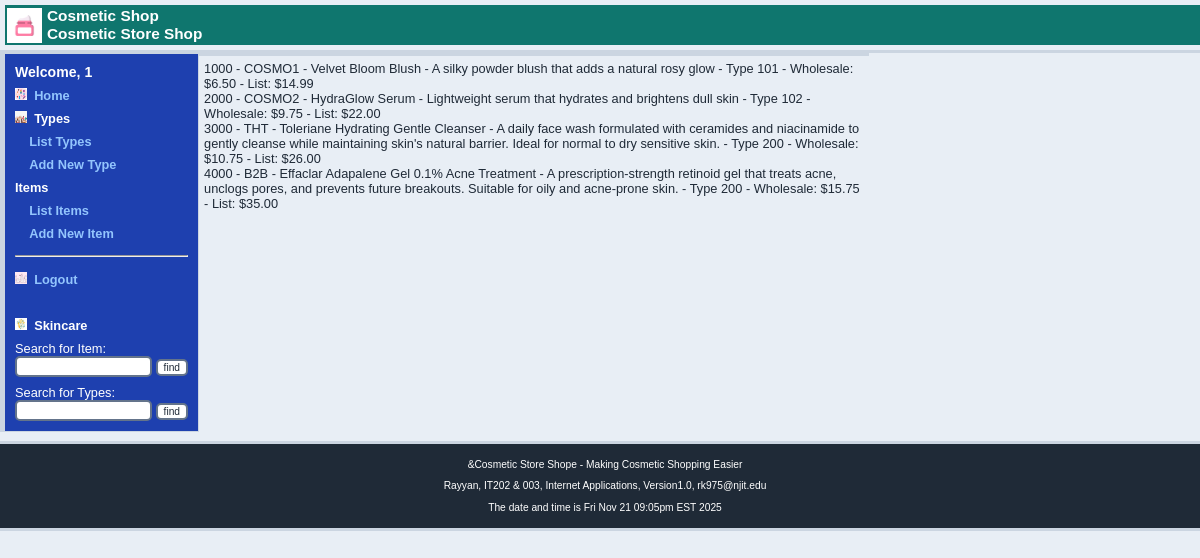
The app's page /website/index.php?content=listitems (signed in) with its own data.
### tables this page shows
CREATE TABLE Cosmetics (
CosmeticsID               INT(11)        NOT NULL,
CosmeticsCode             VARCHAR(10)    NOT NULL   UNIQUE,
CosmeticsName             VARCHAR(255)   NOT NULL,
CosmeticsDescription      TEXT           NOT NULL,
CosmeticsTypeID           INT(11)        NOT NULL,
CosmeticsWholesalePrice   DECIMAL(10,2)  NOT NULL,
CosmeticsListPrice        DECIMAL(10,2)  NOT NULL,
DateTimeCreated     TIMESTAMP DEFAULT CURRENT_TIMESTAMP,
DateTimeUpdated     TIMESTAMP DEFAULT CURRENT_TIMESTAMP ON UPDATE CURRENT_TIMESTAMP,
PRIMARY KEY ( CosmeticsID )
);

### website/cosmetics.php (called while the page is built, shortened)
<?php
class Item
{
    function __construct(
        $CosmeticsID,
        $CosmeticsCode,
        $CosmeticsName,
        $CosmeticsDescription,
        $CosmeticsTypeID,
        $CosmeticsWholesalePrice,
        $CosmeticsListPrice
    ) {
        $this->CosmeticsID = $CosmeticsID;
        $this->CosmeticsCode = $CosmeticsCode;
        $this->CosmeticsName = $CosmeticsName;
        $this->CosmeticsDescription = $CosmeticsDescription;
        $this->CosmeticsTypeID = $CosmeticsTypeID;
        $this->CosmeticsWholesalePrice = $CosmeticsWholesalePrice;
        $this->CosmeticsListPrice = $CosmeticsListPrice;
    }
    static function getItems()
    {
        $db = getDB();
        $query = "SELECT * FROM Cosmetics";
        $result = $db->query($query);
        if (mysqli_num_rows($result) > 0) {
            $items = array();
            while ($row = $result->fetch_array(MYSQLI_ASSOC)) {
                $item = new Item(
                    $row['CosmeticsID'],
                    $row['CosmeticsCode'],
                    $row['CosmeticsName'],
                    $row['CosmeticsDescription'],
                    $row['CosmeticsTypeID'],
                    $row['CosmeticsWholesalePrice'],
                    $row['CosmeticsListPrice']
                );
                array_push($items, $item);
            }
            return $items;
        } else {
            $db->close();
            return NULL;
        }
    }
}
?>

### website/listitems.inc.php (the view)
<?php
require_once("cosmetics.php");
$items = Item::getItems();
foreach ($items as $item) {
    $CosmeticsID = $item->CosmeticsID;
    $CosmeticsCode = $item->CosmeticsCode;
    $CosmeticsName = $item->CosmeticsName;
    $CosmeticsDescription = $item->CosmeticsDescription;
    $CosmeticsTypeID = $item->CosmeticsTypeID;
    $CosmeticsWholesalePrice = $item->CosmeticsWholesalePrice;
    $CosmeticsListPrice = $item->CosmeticsListPrice;
    $option = "$CosmeticsID - $CosmeticsCode - $CosmeticsName - $CosmeticsDescription - Type $CosmeticsTypeID - Wholesale: $$CosmeticsWholesalePrice - List: $$CosmeticsListPrice";
    echo "$option<br>";
}
?>

### website/index.php (shortened to what this page needs)
<?php
require_once("cosmetics.php");
?>
<!DOCTYPE html>
<html>
<head>
   <link rel="stylesheet" type="text/css" href="ih_styles.css">
</head>
<body>
   <header>
       <?php include("header.inc.php"); ?>
   </header>
   <section style="height: 375px;">
       <nav>
           <?php include("nav.inc.php"); ?>
       </nav>
       <main>
           <?php
           if (isset($_REQUEST['content'])) {
               $content = $_REQUEST['content'];
               include($content . ".inc.php");
           } else {
               include("main.inc.php");
           }
           ?>
       </main>
   </section>
   <footer>
       <?php include("footer.inc.php"); ?>
   </footer>
</body>
</html>

### website/header.inc.php (shortened to what this page needs)
<div class="header-div">
  <img src="images/cream.png" alt="Cosmetics Store Logo">
  <div>
      <h1>Cosmetic Shop</h1>
      <h2>Cosmetic Store Shop</h2>
  </div>
</div>

### website/nav.inc.php (shortened to what this page needs)
<?php
if (isset($_SESSION['login'])) {
?>
  <div class="navigation" style="float: left; height: 100%; min-width: 175px; width: auto;">
    <table width="100%" cellpadding="3">
      <?php
      echo "<td><h3>Welcome, {$_SESSION['login']}</h3></td>";
      ?>
      <tr>
        <td><img src="images/products.png" alt="Products Icon" width="12" height="12">&nbsp;
            <a href="index.php"><strong>Home</strong></a></td>
      </tr>
      <tr>
        <td><img src="images/makeup.png" alt="Makeup Icon" width="12" height="12">&nbsp;
            <strong>Types</strong></td>
      </tr>
      <tr>
        <td>&nbsp;&nbsp;&nbsp;<a href="index.php?content=listcosmeticstypes">
            <strong>List Types</strong></a></td>
      </tr>
      <tr>
        <td>&nbsp;&nbsp;&nbsp;<a href="index.php?content=newcosmetictype">
            <strong>Add New Type</strong></a></td>
      </tr>
      <tr>
        <td><strong>Items</strong></td>
      </tr>
      <tr>
        <td>&nbsp;&nbsp;&nbsp;<a href="index.php?content=listitems">
            <strong>List Items</strong></a></td>
      </tr>
      <tr>
        <td>&nbsp;&nbsp;&nbsp;<a href="index.php?content=newcosmetic">
            <strong>Add New Item</strong></a></td>
      </tr>
      <tr>
        <td>
          <hr />
        </td>
      </tr>
      <tr>
        <td><a href="index.php?content=logout">
              <img src="images/lotionproducts.png" alt="Lotion Products Icon" width="12" height="12"></a>&nbsp;
            <a href="index.php?content=logout">
              <strong>Logout</strong></a></td>
      </tr>
      <tr>
        <td>&nbsp;</td>
      </tr>
      <tr>
        <td><img src="images/skincare.png" alt="Skincare Icon" width="12" height="12">&nbsp;
            <strong>Skincare</strong></td>
      </tr>
      <tr>
        <td>
          <form action="index.php" method="post">
            <label>Search for Item:</label><br>
            <input type="text" name="CosmeticsID" size="14" />
            <input type="submit" value="find" />
          </form>
        </td>
      </tr>
      <tr>
        <td>
          <form action="index.php" method="post">
            <label>Search for Types:</label><br>
            <input type="text" name="CosmeticsTypeID" size="14" />
            <input type="submit" value="find" />
          </form>
        </td>
      </tr>
    </table>
  </div>
<?php
}
?>

### website/footer.inc.php (shortened to what this page needs)
<p>&Cosmetic Store Shope - Making Cosmetic Shopping Easier</p>
<p>Rayyan, IT202 & 003, Internet Applications, Version1.0, rk975@njit.edu</p>
<p>
   <?php
   echo "The date and time is " . date("D M j h:ia T Y");
   ?>
</p>

### website/ih_styles.css (style rules this page uses)
body { font-family: Geneva, Tahoma, sans-serif; font-size: 80%; background-color: #e8eef5; color: #1f2a37; margin: 0px; padding: 0px; overflow-x: hidden; }
h1, h2, h3, h4 { margin: 0px; padding: 0px; }
h1 { font-family: Verdana, Arial, sans-serif; font-size: 120%; color: #1f2a37; }
h2 { font-family: Geneva, Tahoma, sans-serif; font-size: 120%; color: #1f2a37; }
h3 { font-family: Geneva, Tahoma, sans-serif; font-size: 110%; color: white; }
footer { font-family: Geneva, Tahoma, sans-serif; font-size: 80%; background-color: #1f2a37; color: white; padding: 5px; border-top: 3px solid #cbd5e1; border-bottom: 3px solid #cbd5e1; }
main { padding: 5px; border-top: 3px solid #cbd5e1; float: left; width: 55%; height: 100%; }
header { padding: 5px; border-bottom: 3px solid #cbd5e1; height: 40px; width: 100%; }
.navigation { padding: 5px; border-bottom: 1px solid #cbd5e1; border-right: 1px solid #cbd5e1; border-top: 1px solid #cbd5e1; border-left: 5px solid #cbd5e1; color: white; background-color: #1e40af; width: 20%; }
footer { clear: both; text-align: center; width: 100%; }
a, a:link { color: #3b82f6; }
nav a, nav a:link { color: #93c5fd; text-decoration: none; }
input { border: 2px solid #64748b; background-color: white; color: #1f2a37; border-radius: 5px; }
input[type=submit] { font-family: Verdana, Arial, sans-serif; font-size: 80%; }

### website/header.inc.php (style rules this page uses)
.header-div { background-color: #0f766e; padding: 2px; display: flex; align-items: center; }
.header-div img { width: 35px; height: 35px; margin-right: 5px; }
.header-div h1, .header-div h2 { color: white; margin: 0; }

### records on screen
cosmetics: option "1000 - COSMO1 - Velvet Bloom Blush - A silky powder blush that adds a natural rosy glow - Type 101 - Wholesale: $6.50 - List: $14.99"
cosmetics: option "2000 - COSMO2 - HydraGlow Serum - Lightweight serum that hydrates and brightens dull skin - Type 102 - Wholesale: $9.75 - List: $22.00"
cosmetics: option "3000 - THT - Toleriane Hydrating Gentle Cleanser - A daily face wash formulated with ceramides and niacinamide to gently cleanse while maintaining skin's natural barrier. Ideal for normal to dry sensitive skin. - Type 200 - Wholesale: $10.75 - List: $26.00"
cosmetics: option "4000 - B2B - Effaclar Adapalene Gel 0.1% Acne Treatment - A prescription-strength retinoid gel that treats acne, unclogs pores, and prevents future breakouts. Suitable for oily and acne-prone skin. - Type 200 - Wholesale: $15.75 - List: $35.00"

### other values on screen
$_SESSION['login'] "1"
